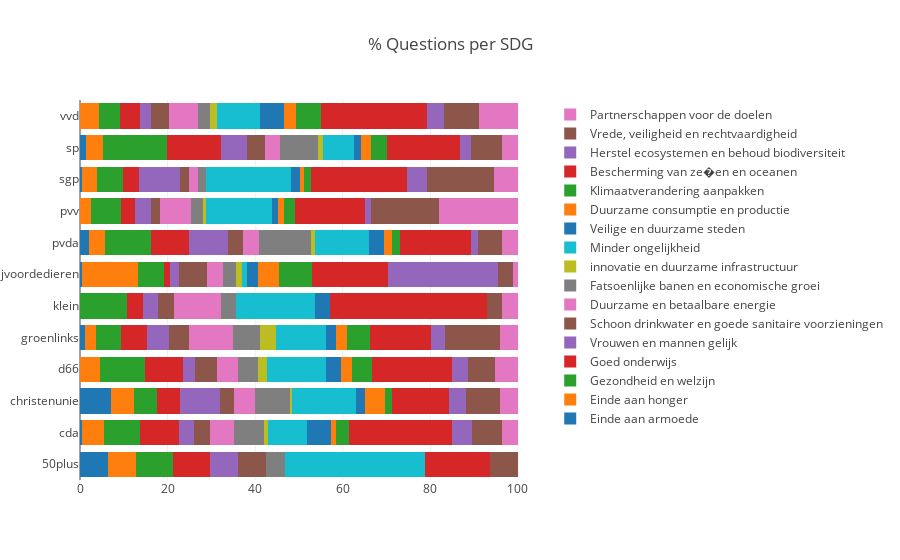

Notebook code for this chart:
### Code cell
data = []
for c in df.columns:

    data.append(go.Bar(
        y=df.index.values,
        x=df[c].values,
        name=c,
        orientation = 'h',
    ))

layout = go.Layout(
    barmode='stack',
    title='% Questions per SDG'
)

fig = go.Figure(data=data, layout=layout)
iplot(fig, filename='grouped-bar')

### Figure 1 — Plotly figure (JSON) as saved in the notebook; plotly's stock layout.template omitted (floating-point values rounded to 4 significant figures)
{"data": [{"name": "Einde aan armoede", "orientation": "h", "type": "bar", "x": [6.383, 0.4926, 7.076, 0, 1.034, 0, 0.4695, 2.137, 0, 0.4219, 1.408, 0.1063], "y": ["50plus", "cda", "christenunie", "d66", "groenlinks", "klein", "partijvoordedieren", "pvda", "pvv", "sgp", "sp", "vvd"]}, {"name": "Einde aan honger", "orientation": "h", "type": "bar", "x": [6.383, 4.926, 5.214, 4.472, 2.659, 0, 12.83, 3.521, 2.461, 3.376, 3.942, 4.251], "y": ["50plus", "cda", "christenunie", "d66", "groenlinks", "klein", "partijvoordedieren", "pvda", "pvv", "sgp", "sp", "vvd"]}, {"name": "Gezondheid en welzijn", "orientation": "h", "type": "bar", "x": [8.511, 8.276, 5.214, 10.43, 5.613, 10.71, 5.79, 10.65, 6.935, 5.907, 14.44, 4.676], "y": ["50plus", "cda", "christenunie", "d66", "groenlinks", "klein", "partijvoordedieren", "pvda", "pvv", "sgp", "sp", "vvd"]}, {"name": "Goed onderwijs", "orientation": "h", "type": "bar", "x": [8.511, 8.966, 5.4, 8.696, 6.056, 3.571, 1.565, 8.592, 3.132, 3.797, 12.47, 4.676], "y": ["50plus", "cda", "christenunie", "d66", "groenlinks", "klein", "partijvoordedieren", "pvda", "pvv", "sgp", "sp", "vvd"]}, {"name": "Vrouwen en mannen gelijk", "orientation": "h", "type": "bar", "x": [6.383, 3.35, 9.125, 2.733, 5.022, 3.571, 2.034, 8.927, 3.691, 9.283, 5.913, 2.55], "y": ["50plus", "cda", "christenunie", "d66", "groenlinks", "klein", "partijvoordedieren", "pvda", "pvv", "sgp", "sp", "vvd"]}, {"name": "Schoon drinkwater en goede sanitaire voorzieningen", "orientation": "h", "type": "bar", "x": [6.383, 3.744, 3.166, 4.969, 4.431, 3.571, 6.26, 3.437, 2.125, 2.11, 4.143, 4.038], "y": ["50plus", "cda", "christenunie", "d66", "groenlinks", "klein", "partijvoordedieren", "pvda", "pvv", "sgp", "sp", "vvd"]}, {"name": "Duurzame en betaalbare energie", "orientation": "h", "type": "bar", "x": [0, 5.517, 4.655, 4.845, 10.19, 10.71, 3.599, 3.688, 7.047, 2.11, 3.419, 6.589], "y": ["50plus", "cda", "christenunie", "d66", "groenlinks", "klein", "partijvoordedieren", "pvda", "pvv", "sgp", "sp", "vvd"]}, {"name": "Fatsoenlijke banen en economische groei", "orientation": "h", "type": "bar", "x": [4.255, 6.798, 8.007, 4.596, 6.204, 3.571, 3.13, 11.82, 2.796, 1.688, 8.528, 2.763], "y": ["50plus", "cda", "christenunie", "d66", "groenlinks", "klein", "partijvoordedieren", "pvda", "pvv", "sgp", "sp", "vvd"]}, {"name": "innovatie en duurzame infrastructuur", "orientation": "h", "type": "bar", "x": [0, 0.8867, 0.5587, 1.863, 3.545, 0, 1.408, 0.922, 0.6711, 0, 1.287, 1.7], "y": ["50plus", "cda", "christenunie", "d66", "groenlinks", "klein", "partijvoordedieren", "pvda", "pvv", "sgp", "sp", "vvd"]}, {"name": "Minder ongelijkheid", "orientation": "h", "type": "bar", "x": [31.91, 8.768, 14.71, 13.66, 11.52, 17.86, 0.939, 12.2, 14.88, 19.41, 6.919, 9.777], "y": ["50plus", "cda", "christenunie", "d66", "groenlinks", "klein", "partijvoordedieren", "pvda", "pvv", "sgp", "sp", "vvd"]}, {"name": "Veilige en duurzame steden", "orientation": "h", "type": "bar", "x": [0, 5.517, 1.862, 3.23, 2.216, 3.571, 2.66, 3.479, 1.566, 2.11, 1.649, 5.42], "y": ["50plus", "cda", "christenunie", "d66", "groenlinks", "klein", "partijvoordedieren", "pvda", "pvv", "sgp", "sp", "vvd"]}, {"name": "Duurzame consumptie en productie", "orientation": "h", "type": "bar", "x": [0, 1.182, 4.655, 2.609, 2.511, 0, 4.695, 1.844, 1.342, 0.8439, 2.373, 2.869], "y": ["50plus", "cda", "christenunie", "d66", "groenlinks", "klein", "partijvoordedieren", "pvda", "pvv", "sgp", "sp", "vvd"]}, {"name": "Klimaatverandering aanpakken", "orientation": "h", "type": "bar", "x": [0, 2.956, 1.49, 4.472, 5.318, 0, 7.668, 1.97, 2.349, 1.688, 3.5, 5.632], "y": ["50plus", "cda", "christenunie", "d66", "groenlinks", "klein", "partijvoordedieren", "pvda", "pvv", "sgp", "sp", "vvd"]}, {"name": "Bescherming van ze�en en oceanen", "orientation": "h", "type": "bar", "x": [14.89, 23.45, 13.04, 18.39, 13.88, 35.71, 17.37, 16.09, 16.11, 21.94, 16.81, 24.12], "y": ["50plus", "cda", "christenunie", "d66", "groenlinks", "klein", "partijvoordedieren", "pvda", "pvv", "sgp", "sp", "vvd"]}, {"name": "Herstel ecosystemen en behoud biodiversiteit", "orientation": "h", "type": "bar", "x": [0, 4.631, 3.911, 3.602, 3.102, 0, 25.04, 1.551, 1.342, 4.641, 2.454, 4.038], "y": ["50plus", "cda", "christenunie", "d66", "groenlinks", "klein", "partijvoordedieren", "pvda", "pvv", "sgp", "sp", "vvd"]}, {"name": "Vrede, veiligheid en rechtvaardigheid", "orientation": "h", "type": "bar", "x": [6.383, 6.798, 7.821, 6.211, 12.7, 3.571, 3.443, 5.616, 15.55, 15.19, 7.12, 7.864], "y": ["50plus", "cda", "christenunie", "d66", "groenlinks", "klein", "partijvoordedieren", "pvda", "pvv", "sgp", "sp", "vvd"]}, {"name": "Partnerschappen voor de doelen", "orientation": "h", "type": "bar", "x": [0, 3.744, 4.097, 5.217, 3.988, 3.571, 1.095, 3.562, 18.01, 5.485, 3.62, 8.927], "y": ["50plus", "cda", "christenunie", "d66", "groenlinks", "klein", "partijvoordedieren", "pvda", "pvv", "sgp", "sp", "vvd"]}], "layout": {"barmode": "stack", "title": "% Questions per SDG"}}
